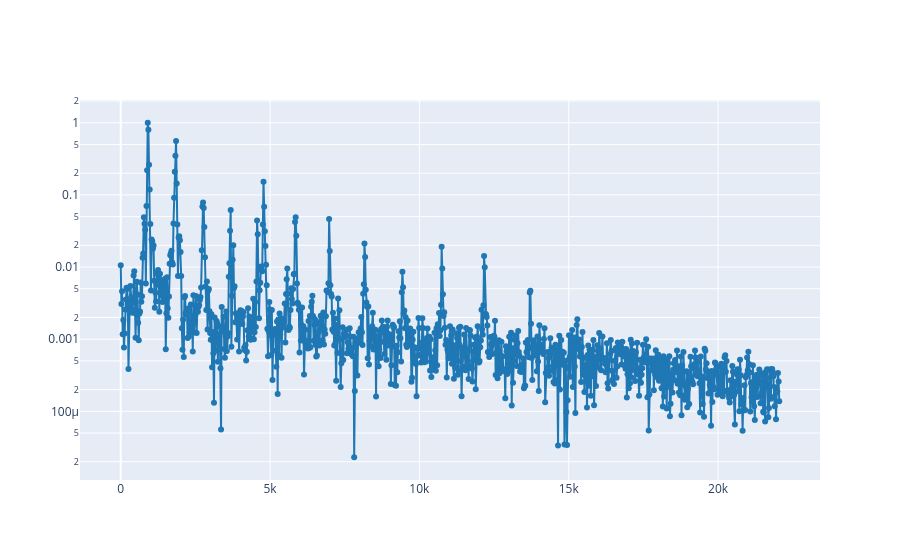

The code cell stored with this chart in its notebook:
### Markdown cell above
1.2. Select a time where almost all harmonics are present and plot the spectrum at that time.

### Code cell
plot_spectrum_at(ff, tt, S, 0.14)

### Figure 1 — Plotly figure (JSON) as saved in the notebook; plotly's stock layout.template omitted (floating-point values rounded to 4 significant figures; data arrays with more than 128 entries replaced by an {"elided": "..."} marker saying what was removed)
{"data": [{"line": {"color": "#1f77b4", "shape": "linear"}, "mode": "lines+markers", "type": "scatter", "x": {"elided": "1025 float values"}, "y": {"elided": "1025 float values"}}], "layout": {"yaxis": {"type": "log"}}}
